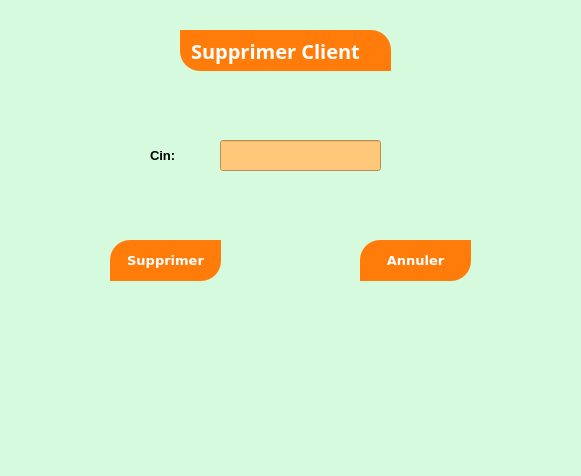
<?xml version="1.0" encoding="UTF-8"?>
<ui version="4.0">
 <class>Dialog</class>
 <widget class="QDialog" name="Dialog">
  <property name="geometry">
   <rect>
    <x>0</x>
    <y>0</y>
    <width>581</width>
    <height>476</height>
   </rect>
  </property>
  <property name="windowTitle">
   <string>Dialog</string>
  </property>
  <property name="styleSheet">
   <string notr="true">background-color: rgb(214, 250, 222);</string>
  </property>
  <widget class="QLabel" name="label">
   <property name="geometry">
    <rect>
     <x>180</x>
     <y>30</y>
     <width>211</width>
     <height>41</height>
    </rect>
   </property>
   <property name="font">
    <font>
     <family>Montserrat</family>
     <pointsize>15</pointsize>
     <weight>75</weight>
     <bold>true</bold>
    </font>
   </property>
   <property name="styleSheet">
    <string notr="true">
color:white;
text-align:center;
background-color: rgb(255, 124, 10);
padding:5px;
border-top-right-radius: 20px;
border-bottom-left-radius: 20px;</string>
   </property>
   <property name="text">
    <string>Supprimer Client</string>
   </property>
  </widget>
  <widget class="QLabel" name="label_2">
   <property name="geometry">
    <rect>
     <x>150</x>
     <y>140</y>
     <width>41</width>
     <height>31</height>
    </rect>
   </property>
   <property name="font">
    <font>
     <pointsize>10</pointsize>
     <weight>75</weight>
     <bold>true</bold>
    </font>
   </property>
   <property name="text">
    <string>Cin:</string>
   </property>
  </widget>
  <widget class="QLineEdit" name="lineEdit">
   <property name="geometry">
    <rect>
     <x>220</x>
     <y>140</y>
     <width>161</width>
     <height>31</height>
    </rect>
   </property>
   <property name="font">
    <font>
     <pointsize>10</pointsize>
    </font>
   </property>
   <property name="styleSheet">
    <string notr="true">background-color: rgb(255, 199, 121);</string>
   </property>
  </widget>
  <widget class="QPushButton" name="pushButton">
   <property name="geometry">
    <rect>
     <x>110</x>
     <y>240</y>
     <width>111</width>
     <height>41</height>
    </rect>
   </property>
   <property name="font">
    <font>
     <family>Verdana</family>
     <pointsize>10</pointsize>
     <weight>75</weight>
     <bold>true</bold>
    </font>
   </property>
   <property name="styleSheet">
    <string notr="true">background-color: rgb(255, 124, 10);
color:white;

padding:5px;
border-top-left-radius: 20px;
border-bottom-right-radius: 20px;</string>
   </property>
   <property name="text">
    <string>Supprimer</string>
   </property>
  </widget>
  <widget class="QPushButton" name="pushButton_2">
   <property name="geometry">
    <rect>
     <x>360</x>
     <y>240</y>
     <width>111</width>
     <height>41</height>
    </rect>
   </property>
   <property name="font">
    <font>
     <family>Verdana</family>
     <pointsize>10</pointsize>
     <weight>75</weight>
     <bold>true</bold>
    </font>
   </property>
   <property name="styleSheet">
    <string notr="true">color:white;
background-color: rgb(255, 124, 10);
padding:5px;
border-top-left-radius: 20px;
border-bottom-right-radius: 20px;</string>
   </property>
   <property name="text">
    <string>Annuler</string>
   </property>
  </widget>
  <widget class="QLabel" name="label_8">
   <property name="geometry">
    <rect>
     <x>210</x>
     <y>310</y>
     <width>141</width>
     <height>111</height>
    </rect>
   </property>
   <property name="styleSheet">
    <string notr="true">image: url(:/newPrefix/suppression.png);
</string>
   </property>
   <property name="text">
    <string/>
   </property>
  </widget>
 </widget>
 <resources>
  <include location="ss.qrc"/>
 </resources>
 <connections/>
</ui>
